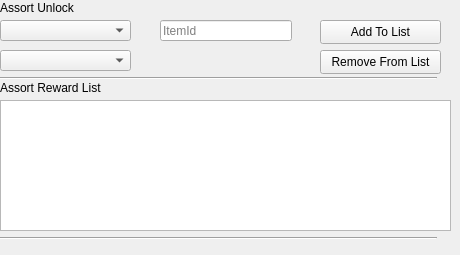
            <widget class="QWidget" name="tab_13">
             <attribute name="title">
              <string>Success 2</string>
             </attribute>
             <widget class="QLineEdit" name="AssortTraderItemId">
              <property name="geometry">
               <rect>
                <x>160</x>
                <y>20</y>
                <width>132</width>
                <height>21</height>
               </rect>
              </property>
              <property name="text">
               <string/>
              </property>
              <property name="maxLength">
               <number>24</number>
              </property>
              <property name="placeholderText">
               <string>ItemId</string>
              </property>
              <property name="clearButtonEnabled">
               <bool>true</bool>
              </property>
             </widget>
             <widget class="QPushButton" name="AssortTraderUnlockRemoveFromList">
              <property name="geometry">
               <rect>
                <x>320</x>
                <y>50</y>
                <width>121</width>
                <height>24</height>
               </rect>
              </property>
              <property name="text">
               <string>Remove From List</string>
              </property>
             </widget>
             <widget class="QComboBox" name="AssortTraderComboBox">
              <property name="geometry">
               <rect>
                <x>0</x>
                <y>20</y>
                <width>131</width>
                <height>21</height>
               </rect>
              </property>
              <property name="editable">
               <bool>false</bool>
              </property>
              <property name="placeholderText">
               <string>Trader</string>
              </property>
              <property name="modelColumn">
               <number>0</number>
              </property>
             </widget>
             <widget class="QPushButton" name="AssortTraderUnlockAddToList">
              <property name="geometry">
               <rect>
                <x>320</x>
                <y>20</y>
                <width>121</width>
                <height>24</height>
               </rect>
              </property>
              <property name="text">
               <string>Add To List</string>
              </property>
             </widget>
             <widget class="QLabel" name="label_14">
              <property name="geometry">
               <rect>
                <x>0</x>
                <y>80</y>
                <width>111</width>
                <height>16</height>
               </rect>
              </property>
              <property name="text">
               <string>Assort Reward List</string>
              </property>
             </widget>
             <widget class="QListWidget" name="AssortTraderAssortUnlockWidget">
              <property name="geometry">
               <rect>
                <x>0</x>
                <y>100</y>
                <width>451</width>
                <height>131</height>
               </rect>
              </property>
             </widget>
             <widget class="Line" name="line_17">
              <property name="geometry">
               <rect>
                <x>0</x>
                <y>70</y>
                <width>437</width>
                <height>16</height>
               </rect>
              </property>
              <property name="orientation">
               <enum>Qt::Horizontal</enum>
              </property>
             </widget>
             <widget class="QLabel" name="label_15">
              <property name="geometry">
               <rect>
                <x>0</x>
                <y>0</y>
                <width>84</width>
                <height>16</height>
               </rect>
              </property>
              <property name="text">
               <string>Assort Unlock</string>
              </property>
             </widget>
             <widget class="Line" name="line_18">
              <property name="geometry">
               <rect>
                <x>0</x>
                <y>230</y>
                <width>437</width>
                <height>16</height>
               </rect>
              </property>
              <property name="orientation">
               <enum>Qt::Horizontal</enum>
              </property>
             </widget>
             <widget class="QComboBox" name="AssortLoyaltyLevelComboBox">
              <property name="geometry">
               <rect>
                <x>0</x>
                <y>50</y>
                <width>131</width>
                <height>21</height>
               </rect>
              </property>
              <property name="editable">
               <bool>false</bool>
              </property>
              <property name="placeholderText">
               <string>Loyalty level</string>
              </property>
              <property name="modelColumn">
               <number>0</number>
              </property>
             </widget>
            </widget>
